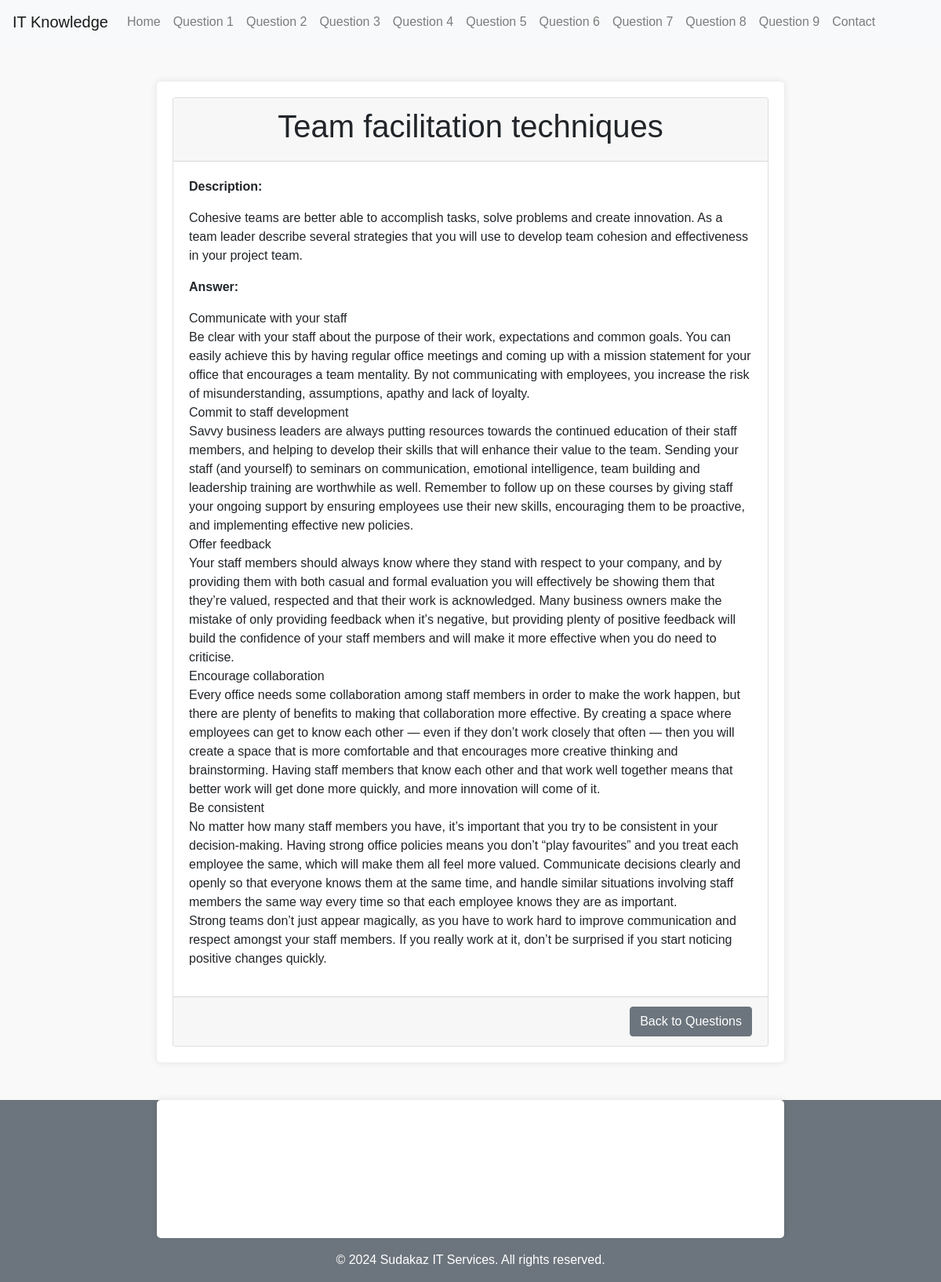
The page /question.php?id=2 on the database its author committed.
### tables this page shows
CREATE TABLE `knowledgebase` (
  `QuestionID` int(11) NOT NULL,
  `Question` varchar(255) DEFAULT NULL,
  `Description` text DEFAULT NULL,
  `Answer` text DEFAULT NULL
);

### question.php (the view, shortened to what this page needs)
<?php
include 'db.php';
$id = isset($_GET['id']) ? intval($_GET['id']) : 0;
$query = "SELECT * FROM KnowledgeBase WHERE QuestionID = ?";
$stmt = $conn->prepare($query);
$stmt->bind_param("i", $id);
$stmt->execute();
$result = $stmt->get_result();
if ($result->num_rows > 0) {
    $data = $result->fetch_assoc();
} else {
    die("Question not found.");
}
?>
<!DOCTYPE html>
<html lang="en">
<head>
    <link href="https://cdn.jsdelivr.net/npm/bootstrap@5.3.0/dist/css/bootstrap.min.css" rel="stylesheet">
</head>
<body>
<?php include 'includes/header.php'; ?>
    <div class="container mt-5" >
        <div class="card">
            <div class="card-header">
                <h1 style="Text-align: Center;"><?php echo htmlspecialchars($data['Question']); ?></h1>
            </div>
            <div class="card-body" style="min-height: 50vh;">
                <p><strong>Description:</strong></p>
                <p><?php echo nl2br(htmlspecialchars($data['Description'])); ?></p>
                <p><strong>Answer:</strong></p>
                <p><?php echo nl2br(htmlspecialchars($data['Answer'])); ?></p>
            </div>
            <div class="card-footer text-end">
                <a href="index.php" class="btn btn-secondary">Back to Questions</a>
            </div>
        </div>
    </div>
    <?php include 'includes/footer.php'; ?>
</body>

### includes/header.php (shortened to what this page needs)
<!DOCTYPE html>
<html lang="en">
<head>
    <link rel="stylesheet" href="https://maxcdn.bootstrapcdn.com/bootstrap/4.0.0/css/bootstrap.min.css">
    <link rel="stylesheet" href="assets/css/styles.css">
</head>
<body>
    <nav class="navbar navbar-expand-lg navbar-light bg-light">
        <a class="navbar-brand" href="index.php">IT Knowledge</a>
        <div class="collapse navbar-collapse" id="navbarNav">
            <ul class="navbar-nav">
                <li class="nav-item"><a class="nav-link" href="index.php">Home</a></li>
                <?php
                include 'db.php';
                $query = "SELECT QuestionID, Question FROM KnowledgeBase";
                $result = $conn->query($query);
                while ($row = $result->fetch_assoc()) {
                    echo '<li class="nav-item"><a class="nav-link" href="question.php?id=' . $row['QuestionID'] . '">Question ' . $row['QuestionID'] . '</a></li>';
                }
                ?>
                <li class="nav-item"><a class="nav-link" href="contact.php">Contact</a></li>
            </ul>
        </div>
    </nav>
</body>
</html>

### includes/footer.php (shortened to what this page needs)
<footer class="bg-secondary text-white text-center text-lg-start mt-5">
    <div class="container p-4">
        <div class="row">
            <div class="col-lg-6 col-md-12 mb-4 mb-md-0">
                <h5 class="text-uppercase">Sudakaz IT Services</h5>
                <p>
                </p>
            </div>
            <div class="col-lg-3 col-md-6 mb-4 mb-md-0">
                <h5 class="text-uppercase">Quick Links</h5>
                <ul class="list-unstyled mb-0">
                    <li>
                        <a href="index.php" class="text-white">Home</a>
                    </li>
                    <li>
                        <a href="contact.php" class="text-white">Contact</a>
                    </li>
                </ul>
            </div>
            <div class="col-lg-3 col-md-6 mb-4 mb-md-0">
                <h5 class="text-uppercase">Follow Us</h5>
                <ul class="list-unstyled mb-0">
                  <li>
                    <a href="https://www.facebook.com/" target="_blank" class="text-white"><i class="bi bi-facebook"></i> Facebook</a>
                </li>
                <li>
                    <a href="https://x.com/?lang=en" class="text-white" target="_blank"><i class="bi bi-twitter"></i> Twitter</a>
                </li>
                <li>
                    <a href="https://au.linkedin.com/" target="_blank" class="text-white"><i class="bi bi-linkedin"></i> LinkedIn</a>
                </li>
                <li>
                    <a href="https://github.com/" target="_blank" class="text-white"><i class="bi bi-github"></i> GitHub</a>
                </li>
                </ul>
            </div>
        </div>
    </div>
    <div class="text-center p-3 bg-secondary">
        © 2024 Sudakaz IT Services. All rights reserved.
    </div>
    </footer>
</body>
</html>

### styles.css (style rules this page uses)
body { font-family: Arial, sans-serif; background-color: #f9f9f9; }
.container { max-width: 800px; margin: auto; background: #ffffff; padding: 20px; border-radius: 5px; box-shadow: 0 0 10px rgba(0, 0, 0, 0.1); }

### rows shown on the page
knowledgebase: QuestionID "1"
knowledgebase: QuestionID "2", Question "Team facilitation techniques", Description "Cohesive teams are better able to accomplish tasks, solve problems and create innovation. As a team leader describe several strategies that you will use to develop team cohesion and effectiveness in your project team.", Answer "Communicate with your staff Be clear with your staff about the purpose of their work, expectations and common goals. You can easily achieve this by having regular office meetings and coming up with a mission statement for your office that encourages a team mentality. By not communicating with employees, you increase the risk of misunderstanding, assumptions, apathy and lack of loyalty. Commit to staff development Savvy business leaders are always putting resources towards the continued education of their staff members, and helping to develop their skills that will enhance their value to the team. Sending your staff (and yourself) to seminars on communication, emotional intelligence, team…"
knowledgebase: QuestionID "3"
knowledgebase: QuestionID "4"
knowledgebase: QuestionID "5"
knowledgebase: QuestionID "6"
knowledgebase: QuestionID "7"
knowledgebase: QuestionID "8"
knowledgebase: QuestionID "9"
